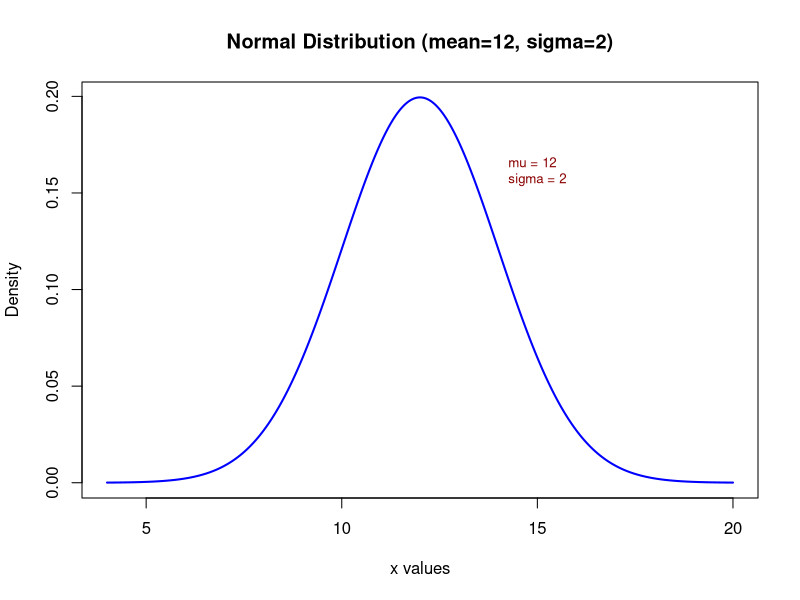
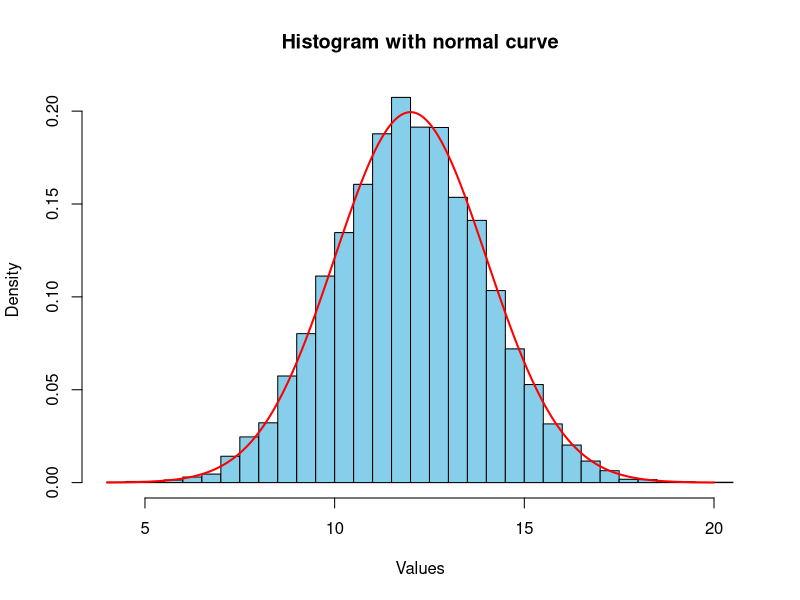
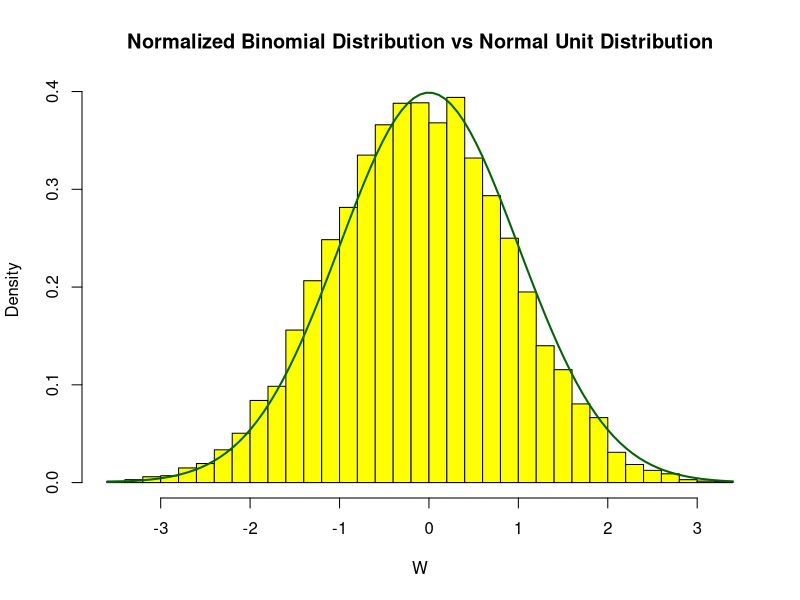
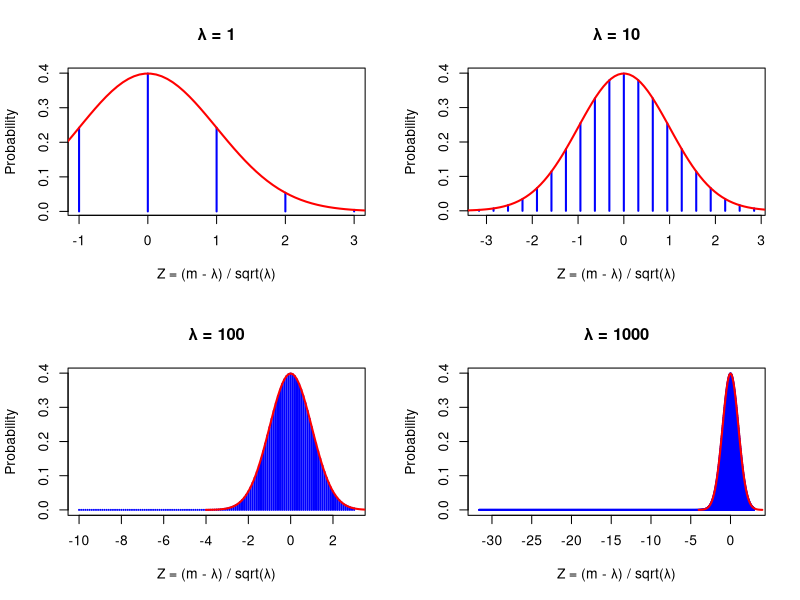
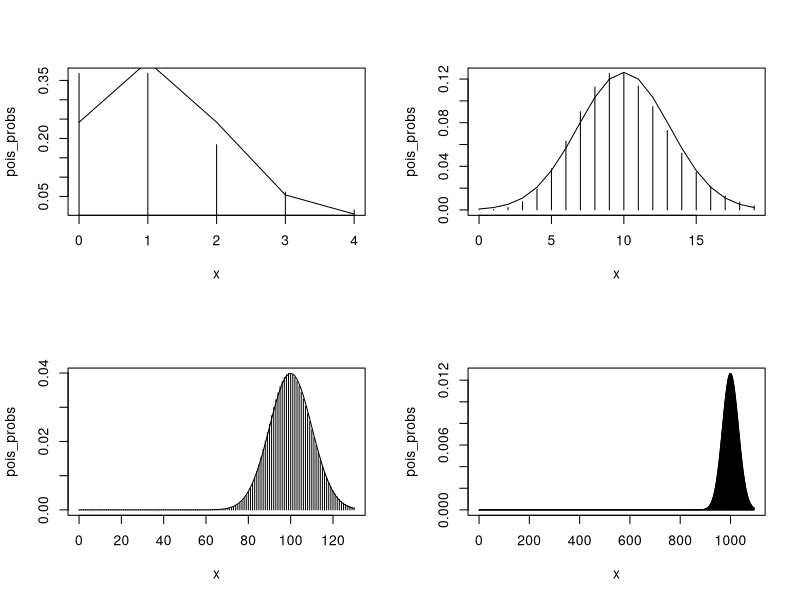
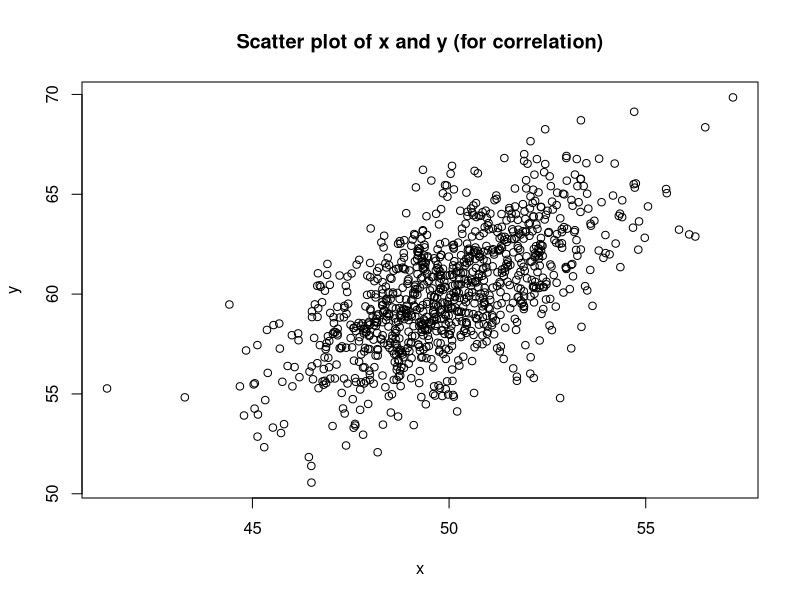
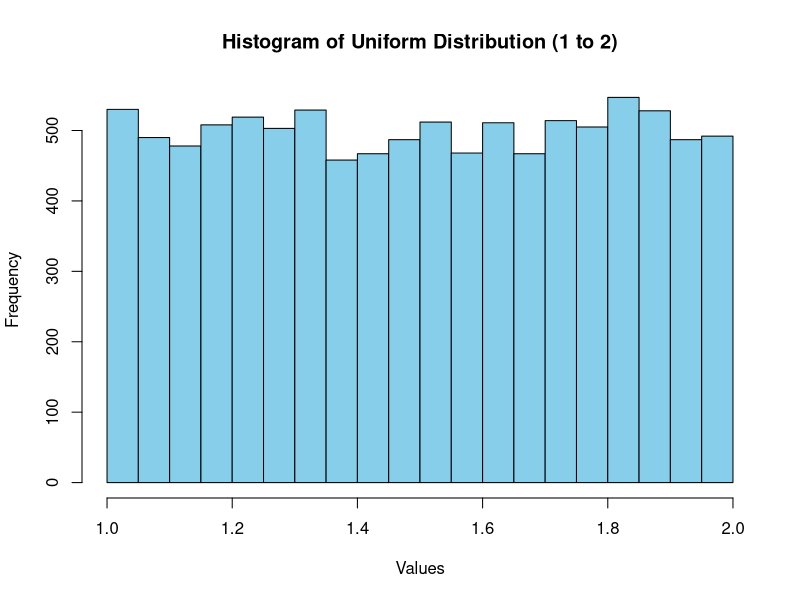
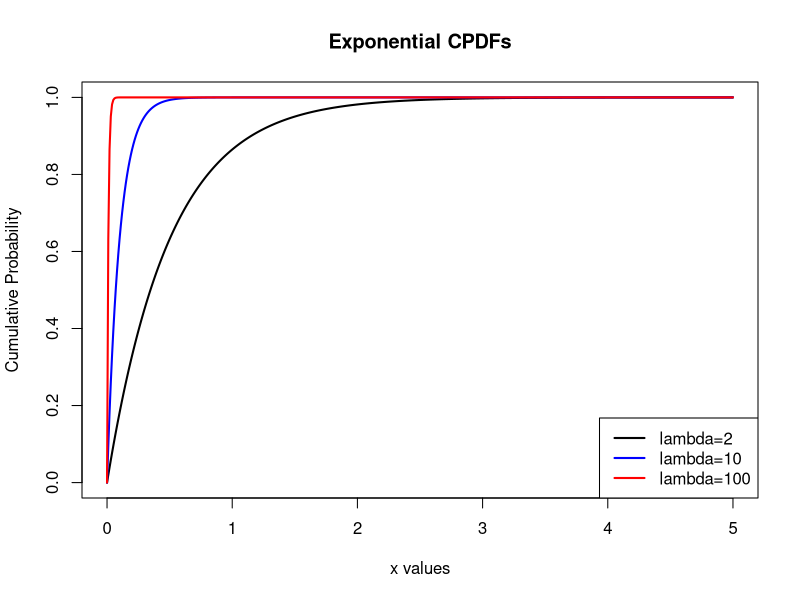

The R script that drew these images, in order:
###### To be continued ------ ####### 
###### DATE: 29.3.25 ######

# Q-6 (Gaussian Distribution)

# Q-6.1 (Compute and print the unit normal PDF value for μ = 12 and σ = 2)
mu <- 12
sigma <- 2
x <- 12   # The point at which we evaluate the PDF
gaussian_pdf <- dnorm(x, mean=mu, sd=sigma)
print(gaussian_pdf)   # Output: 0.1994711

# Q-6.2 (Calculate and print the cumulative probability for Z = 2.0. Is this same as 1-CPDF(Z=-2)?)
Z <- 2.0
cpdf_val <- pnorm(Z)   
print(cpdf_val)   # Output: 0.9772499
Z1 <- -2
cpdf_val1 <- 1-pnorm(Z1)
print(cpdf_val1)   # Output: 0.9772499 (same as above)

# Q-6.3 (Plot a unit normal curve for the above parameters with X range of ±4σ and add a text box to the plot showing the parameter symbols and their values.)
x <- seq(mu - 4*sigma, mu + 4*sigma, length.out=500)
y <- dnorm(x, mean=mu, sd=sigma)
plot(x, y, type="l", lwd=2, col="blue", main="Normal Distribution (mean=12, sigma=2)", xlab="x values", ylab="Density")
text(x=mu+2, y=max(y)*0.8, labels=paste("mu =", mu, "\nsigma =", sigma), pos=4, cex=0.8, col="darkred")   # pos=4 : right to the (x,y) point

# Q-6.4 (Generate the 75th quantile point for a unit normal distribution with the above parameters.)
quantile_75 <- qnorm(0.75, mean=mu, sd=sigma)
print(quantile_75)  # Output: 13.34898

# Q-6.5 (Generate 10,000 random deviates from the unit normal distribution and plot a histogram. On top of this plot the unit normal curve from which you sampled.)
normal_random_deviates <- rnorm(10000, mean=mu, sd=sigma)
hist(normal_random_deviates, breaks=30, col="skyblue", probability=TRUE, main="Histogram with normal curve", xlab="Values", ylab="Density")
lines(x, y, col="red", lwd=2)   # On top of this, plot the unit normal density curve 

# Q-6.6 (Make a histogram plot of a ‘normalized’ binomial distribution with μ = np = 10 and p = 0.5. 
# ‘Normalized’ here means computing a variable of type W = m−np/sqrt(np(1−p)) where m is the number of successes in n trials. 
# On top of this, plot a unit normal distribution N(np,np(1-p)). Do the two distributions agree?)
n <- 100  # Sample size (n<100 - doesn't agree)
p <- 0.5
mu <- n*p
sd_binom <- sqrt(n*p*(1-p))
m <- rbinom(10000, size=n, prob=p)   # Generate 10,000 random binomial samples
W <- (m - mu) / sd_binom   # W: normalized binomial
hist(W, probability=TRUE, breaks=30, col="yellow", main="Normalized Binomial Distribution vs Normal Unit Distribution", xlab="W")
curve(dnorm(x, mean=0, sd=1), col="darkgreen", lwd=2, add=T)   # add=T - overlays the normal curve onto the existing histogram instead of replacing it.
# Acc. to CLT, as sample size increases, the sampling distribution of the binomial (even though it's discrete) becomes increasingly bell-shaped and approximates a normal distribution, especially when p≈0.5.

# Q-6.7 (Plot 4 Poisson probability distribution functions corresponding to λ values 1, 10, 100 and 1000 in the same graph. 
# On the same graph of each Poisson PDF plot, plot a unit normal distribution with Z = (m-λ)/sqrt(λ). 
# For what value of λ(s) do the two plots agree? Use a 2x2 grid for this problem.)

# Method-1 (Mean centered at 0) -
par(mfrow = c(2,2))  # 2x2 Grid
lambda_vals <- c(1,10,100,1000)
for (lambda in lambda_vals) {
  m <- 0:(lambda + 3 * sqrt(lambda))  
  z_vals <- (m - lambda) / sqrt(lambda)
  plot(z_vals, dnorm(z_vals), type="h", lwd=2, col="blue", main=paste("λ =", lambda), xlab="Z = (m - λ) / sqrt(λ)", ylab="Probability")   # Plot Poisson PMF (normalized)
  z_norm <- seq(-4, 4, length.out =100)
  lines(z_norm, dnorm(z_norm), col = "red", lwd = 2)   # Overlay Standard Normal Curve
}
par(mfrow=c(1,1))

# Method-2 (Original mean restored after normalization)
par(mfrow = c(2,2))  # 2x2 Grid
lambda_vals <- c(1,10,100,1000)
for (lambda in lambda_vals) {
  x <- 0:(lambda + 3 * sqrt(lambda))  
  pois_probs <- dpois(x, lambda)
  plot(x, pois_probs, type ="h")
  z_vals <- (x - lambda) / sqrt(lambda)
  lines(x, dnorm(x, mean = lambda, sd = sqrt(lambda)))
}
par(mfrow=c(1,1))
 
# Q-6.8 (The library MASS is used to generate two or more vectors of normally distributed random numbers that are correlated with one another to a specified degree.)
install.packages('MASS')
library('MASS')
xy <- mvrnorm(1000, mu=c(50,60), matrix(c(4,3.7,3.7,9),2))   
print(xy)
# It will generate 2 sets of 1000 no. each with a mean of 50 for the 1st set & 60 for the 2nd set. The matrix option specifies the covariance matrix of the variables.

# Q-6.8.1 (Execute var(xy) to check how close the variances are to our specified values – what is the covariance from these sample sets?)
sample_var_cov_matrix <- var(xy)  # Since, we're drawing random samples, the variance values will be close to our specified values but not exact due to sampling variation.
print(sample_var_cov_matrix)
# Covariance: It tells us how two variables change together.
# If two variables increase together, then covariance is positive, if one increases while other decreases, then its negative and if changes independently, then its zero.
print(sample_var_cov_matrix[1,2])  # Specified covariance is 3.7 and what we get is close to 3.7 

# Q-6.8.2 (Extract the separate vectors x and y as x <- xy[,1] and y <- xy[,2] and plot them to look at the correlation. Print the individual variances as var(x) and var(y).)
x <- xy[,1]
y <- xy[,2]
plot(x, y, main = "Scatter plot of x and y (for correlation)", xlab="x", ylab="y")
print(var(x))
print(var(y))

# Q-6.8.3 (Are the two samples independent? If so then the sum of their variances should be equal to the variance of their sum.).
var_sum <- var(x+y)
sum_var <- var(x)+var(y)
print(var_sum)  
print(sum_var)
if (var_sum == sum_var) { print("x and y are independent.") } else { print("x and y are not independent.") }
# Output: Since, we introduced covariance (3.7), so variables are not independent.

# Q-6.8.4 (The reported covariance is var(xy). Compute the covariance using the correlation coefficient cor(x,y) and the individual variances and make sure this matches with the reported value.)
cor_xy <- cor(x,y)   # correlation coefficient
cov_xy <- cor_xy * sqrt(var(x)) * sqrt(var(y))   # covariance formula
reported_cov_xy <- var(xy)[1,2]
print(cov_xy)  
print(reported_cov_xy)
# Yes, the computed covariance exactly matches with the reported covariance value.

# Q-7 (Uniform Distribution)

# Q-7.1 (Generate 5 uniform random numbers between 0 and 1 and print them.)
print(runif(5, min=0, max=1))

# Q-7.2 (Generate 5 random samples from a uniform distribution between 50 and 100.)
print(runif(5, min=50, max=100))

# Q-7.3 (Generate 10,000 uniform deviates and plot a histogram with x-limits 1 and 2.)
sample_size1 <- 10000
uniform_data <- runif(sample_size1, min=1, max=2)    # By default, min=0 & max=1, which falls outside the xlim, so we set min to 1 and max to 2.
hist(uniform_data, breaks=30, col="skyblue", border="black", main="Histogram of Uniform Distribution (1 to 2)", xlab="Values", ylab="Frequency", xlim=c(1,2))

# Q-8 (Exponential Distribution)

# Q-8.1 (What is the probability density corresponding to x = 3 and λ = 2?)
x <- 3
lambda <- 2
exponential_prob_density <- dexp(x, rate=lambda)
print(exponential_prob_density)   # Output: 0.004957504

# Q-8.2 (What is the quantile value corresponding to cumulative probability value of 0.995 for the above distribution?)
quantile_995 <- qexp(0.995, rate=lambda)
print(quantile_995)   # Output: 2.649159

# Q-8.3 (Plot the exponential cumulative probability distributions on the same graph for λ = 2, 10 and 100)
x_vals <- seq(0,5,length.out=500)
plot(x_vals, pexp(x_vals, rate=2), type="l", col="black", lwd=2, main="Exponential CPDFs", xlab="x values", ylab="Cumulative Probability")
lines(x_vals, pexp(x_vals, rate=10), col="blue", lwd=2)
lines(x_vals, pexp(x_vals, rate=100), col="red", lwd=2)
legend("bottomright", legend=c("lambda=2", "lambda=10", "lambda=100"), col=c("black", "blue", "red"), lwd=2)

# Q-8.4 (Compute and print 4 random deviates from an exponential distribution with λ = 3)
lambda1 <- 3
exponential_random_deviates <- rexp(4, rate=3)
print(exponential_random_deviates)

# Q-9 (Gamma Distribution)

# Q-9.1 (Plot the PDFs on the same graph with alpha values of 1,2,3,4 and θ value 4 with colors black, blue, red and magenta respectively. This is one of the two graphs on
# a 1x2 grid. Plot the second graph with θ values of 1,2,3,4 and α = 4 with colors black, blue, red and magenta respectively.)
x_values <- seq(0, 30, length.out=500)
par(mfrow=c(1,2))
# First plot: Vary alpha, fix theta = 4
plot(x_values, dgamma(x_values, shape=1, scale=4), type="l", col="black", lwd=2, main="Gamma PDFs: Varing alpha values", xlab="x values", ylab="Density")
lines(x_values, dgamma(x_values, shape=2, scale=4), col="blue", lwd=2)    # shape option: alpha ; scale option: theta
lines(x_values, dgamma(x_values, shape=3, scale=4), col="red", lwd=2)
lines(x_values, dgamma(x_values, shape=4, scale=4), col="magenta", lwd=2)
legend("topright", legend=c("alpha=1", "alpha=2", "alpha=3", "alpha=4"), col=c("black", "blue", "red", "magenta"), lwd=2)
# Second plot: Vary theta, fix alpha = 4
plot(x_values, dgamma(x_values, shape=4, scale=1), type="l", col="black", lwd=2, main="Gamma PDFs: Varying theta", xlab="x values", ylab="Density")
lines(x_values, dgamma(x_values, shape=4, scale=2), col="blue", lwd=2)
lines(x_values, dgamma(x_values, shape=4, scale=3), col="red", lwd=2)
lines(x_values, dgamma(x_values, shape=4, scale=4), col="magenta", lwd=2)
legend("topright", legend=c("theta=1", "theta=2", "theta=3", "theta=4"), col=c("black", "blue", "red", "magenta"), lwd=2)

# Q-9.2 (Compute and print the probability density corresponding to x = 6, α = 4 and θ = 1.)
alpha <- 4
theta <- 1
x <- 6
pdf_gamma <- dgamma(x, shape=alpha, scale=theta)
print(pdf_gamma)   # Output: 0.08923508

# Q-9.3 (Compute and print the cumulative probability up to x=6 for the above gamma PDF.)
cumulative_prob_gamma <- pgamma(x, shape=alpha, scale=theta)
print(cumulative_prob_gamma)   # Output: 0.848796

# Q-9.4 (Compute the x value which corresponds to a cumulative probability of 0.95)
quantile_95 <- qgamma(0.95, shape=alpha, scale=theta)
print(quantile_95)   # Output: 7.753657

# Q-9.5 (Obtain 10,000 random deviates from the above gamma distribution and plot a histogram of this set.)
sample_size <- 10000
random_gamma <- rgamma(sample_size, shape=alpha, scale=theta)
hist(random_gamma, breaks=30, col="red", border="black", main="Histogram of Gamma Distribution", xlab="x", ylab="Frequency")

# Q-10 (Chi-square Distribution)

# Q-10.1 (Plot the χ2 distribution with degree of freedom 2,3,5 and 10.)
x <- seq(0, 30, length.out=500)   # Define x values
df_vals <- c(2,3,5,10)   # Degree of freedom
colour <- c("red", "blue", "green", "yellow")
plot(x, dchisq(x, df_vals[1]), type="l", col=colour[1], lwd=2, main="Chi-square Distribution", xlab="x values", ylab="Density", ylim=c(0, 0.25))
for (i in 2:length(df_vals)) {
  lines(x, dchisq(x, df_vals[i]), col=colour[i], lwd=2)
}
legend("topright",legend=paste("df=", df_vals),col=colour,lwd=2)
# The curves are skewed right; as the degree of freedom increases, the peak of the curve shifts further right.

# Q-10.2 (Compute and print the probability density for x=6 and 5 degrees of freedom.)
x_val <- 6
df <- 5
prob_density <- dchisq(x_val, df)
print(prob_density)   # Output: 0.09730435

# Q-10.3 (Compute and print the cumulative probability up to x=6 and 10 degrees of freedom.)
x_val1 <- 6
df1 <- 10
cumulative_prob <- pchisq(x_val1, df1)
print(cumulative_prob)   # Output: 0.1847368

# Q-10.4 (Obtain the 85th quantile for this distribution for 6 degrees of freedom.)
df2 <- 6
quantile_85 <- qchisq(0.85, df2)
print(quantile_85)   # Output: 9.446103

# Q-10.5 (Plot a histogram of 10,000 random deviates from this distribution with 6 degrees of freedom with 30 bins, red filled bars and text within the plot ”r=6” in an appropriate blank portion.)
sample_size <- 10000
df3 <- 6
random_chisq <- rchisq(sample_size, df3)
hist(random_chisq, breaks=30, col="red", border="black", main="Histogram of Chi-square Distribution (df=6)", xlab="Values", ylab="Frequency")
text(20, 1200, "r = 6", col="black", cex = 1.5, font = 2)    # Add text annotation in a blank portion.

# Q-10.6 (Assuming μ = 2 and σ = 1 compute the variable Z^2 = (x − μ)^2/σ^2 and plot the χ2 PDF with 1 degree of freedom.)
mu <- 2
sigma <- 1
x <- seq(0,10,length.out=500)  # Define x values
z_sq <- ((x-mu)^2)/sigma^2
plot(z_sq, dchisq(z_sq, df=1), type="l", col="blue", lwd=2, main="Chi-square PDF with df=1", xlab="Z^2", ylab="Density")
# The density is high only near zero, and then it flattens out quickly.
